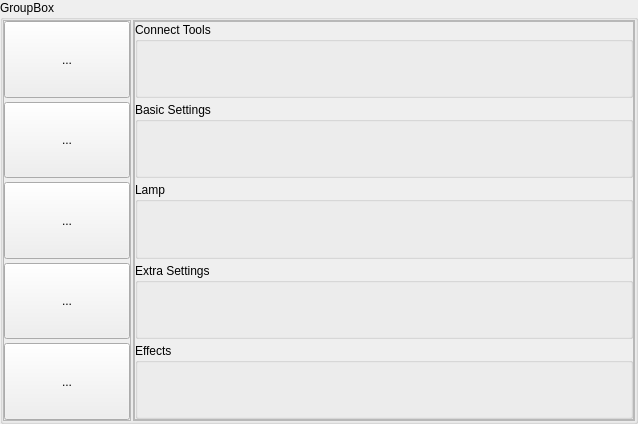
<?xml version="1.0" encoding="UTF-8"?>
<ui version="4.0">
 <class>ledGadgetGroupBox</class>
 <widget class="QGroupBox" name="ledGadgetGroupBox">
  <property name="geometry">
   <rect>
    <x>0</x>
    <y>0</y>
    <width>638</width>
    <height>424</height>
   </rect>
  </property>
  <property name="windowTitle">
   <string>GroupBox</string>
  </property>
  <property name="title">
   <string>GroupBox</string>
  </property>
  <layout class="QHBoxLayout" name="horizontalLayout" stretch="1,10">
   <property name="spacing">
    <number>2</number>
   </property>
   <property name="leftMargin">
    <number>0</number>
   </property>
   <property name="topMargin">
    <number>0</number>
   </property>
   <property name="rightMargin">
    <number>0</number>
   </property>
   <property name="bottomMargin">
    <number>0</number>
   </property>
   <item>
    <widget class="QScrollArea" name="scrollArea">
     <property name="minimumSize">
      <size>
       <width>128</width>
       <height>0</height>
      </size>
     </property>
     <property name="maximumSize">
      <size>
       <width>140</width>
       <height>16777215</height>
      </size>
     </property>
     <property name="widgetResizable">
      <bool>true</bool>
     </property>
     <widget class="QWidget" name="scrollAreaWidgetContents">
      <property name="geometry">
       <rect>
        <x>0</x>
        <y>0</y>
        <width>126</width>
        <height>398</height>
       </rect>
      </property>
      <layout class="QVBoxLayout" name="verticalLayout_2">
       <property name="spacing">
        <number>4</number>
       </property>
       <property name="leftMargin">
        <number>0</number>
       </property>
       <property name="topMargin">
        <number>0</number>
       </property>
       <property name="rightMargin">
        <number>0</number>
       </property>
       <property name="bottomMargin">
        <number>0</number>
       </property>
       <item>
        <widget class="QToolButton" name="btnShowConnect">
         <property name="sizePolicy">
          <sizepolicy hsizetype="MinimumExpanding" vsizetype="MinimumExpanding">
           <horstretch>0</horstretch>
           <verstretch>0</verstretch>
          </sizepolicy>
         </property>
         <property name="text">
          <string>...</string>
         </property>
         <property name="icon">
          <iconset resource="resources.qrc">
           <normaloff>:/icons/icons/connect-icon.png</normaloff>:/icons/icons/connect-icon.png</iconset>
         </property>
         <property name="iconSize">
          <size>
           <width>64</width>
           <height>64</height>
          </size>
         </property>
         <property name="checkable">
          <bool>true</bool>
         </property>
         <property name="autoExclusive">
          <bool>true</bool>
         </property>
        </widget>
       </item>
       <item>
        <widget class="QToolButton" name="btnShowBasicSettings">
         <property name="sizePolicy">
          <sizepolicy hsizetype="MinimumExpanding" vsizetype="MinimumExpanding">
           <horstretch>0</horstretch>
           <verstretch>0</verstretch>
          </sizepolicy>
         </property>
         <property name="text">
          <string>...</string>
         </property>
         <property name="icon">
          <iconset resource="resources.qrc">
           <normaloff>:/icons/icons/wifi.png</normaloff>:/icons/icons/wifi.png</iconset>
         </property>
         <property name="iconSize">
          <size>
           <width>64</width>
           <height>64</height>
          </size>
         </property>
         <property name="checkable">
          <bool>true</bool>
         </property>
         <property name="autoExclusive">
          <bool>true</bool>
         </property>
        </widget>
       </item>
       <item>
        <widget class="QToolButton" name="btnShowExtraSettings">
         <property name="sizePolicy">
          <sizepolicy hsizetype="MinimumExpanding" vsizetype="MinimumExpanding">
           <horstretch>0</horstretch>
           <verstretch>0</verstretch>
          </sizepolicy>
         </property>
         <property name="text">
          <string>...</string>
         </property>
         <property name="icon">
          <iconset resource="resources.qrc">
           <normaloff>:/icons/icons/settings.png</normaloff>:/icons/icons/settings.png</iconset>
         </property>
         <property name="iconSize">
          <size>
           <width>64</width>
           <height>64</height>
          </size>
         </property>
         <property name="checkable">
          <bool>true</bool>
         </property>
         <property name="autoExclusive">
          <bool>true</bool>
         </property>
        </widget>
       </item>
       <item>
        <widget class="QToolButton" name="btnShowLamp">
         <property name="sizePolicy">
          <sizepolicy hsizetype="MinimumExpanding" vsizetype="MinimumExpanding">
           <horstretch>0</horstretch>
           <verstretch>0</verstretch>
          </sizepolicy>
         </property>
         <property name="text">
          <string>...</string>
         </property>
         <property name="icon">
          <iconset resource="resources.qrc">
           <normaloff>:/icons/icons/lamp.png</normaloff>:/icons/icons/lamp.png</iconset>
         </property>
         <property name="iconSize">
          <size>
           <width>64</width>
           <height>64</height>
          </size>
         </property>
         <property name="checkable">
          <bool>true</bool>
         </property>
         <property name="autoExclusive">
          <bool>true</bool>
         </property>
        </widget>
       </item>
       <item>
        <widget class="QToolButton" name="btnShowEffects">
         <property name="sizePolicy">
          <sizepolicy hsizetype="MinimumExpanding" vsizetype="MinimumExpanding">
           <horstretch>0</horstretch>
           <verstretch>0</verstretch>
          </sizepolicy>
         </property>
         <property name="text">
          <string>...</string>
         </property>
         <property name="icon">
          <iconset resource="resources.qrc">
           <normaloff>:/icons/icons/effects.png</normaloff>:/icons/icons/effects.png</iconset>
         </property>
         <property name="iconSize">
          <size>
           <width>64</width>
           <height>64</height>
          </size>
         </property>
         <property name="checkable">
          <bool>true</bool>
         </property>
         <property name="autoExclusive">
          <bool>true</bool>
         </property>
        </widget>
       </item>
      </layout>
     </widget>
    </widget>
   </item>
   <item>
    <widget class="QFrame" name="frame">
     <property name="frameShape">
      <enum>QFrame::StyledPanel</enum>
     </property>
     <property name="frameShadow">
      <enum>QFrame::Raised</enum>
     </property>
     <layout class="QVBoxLayout" name="verticalLayout">
      <property name="spacing">
       <number>0</number>
      </property>
      <property name="leftMargin">
       <number>0</number>
      </property>
      <property name="topMargin">
       <number>0</number>
      </property>
      <property name="rightMargin">
       <number>0</number>
      </property>
      <property name="bottomMargin">
       <number>0</number>
      </property>
      <item>
       <widget class="QScrollArea" name="scrollArea_2">
        <property name="minimumSize">
         <size>
          <width>500</width>
          <height>0</height>
         </size>
        </property>
        <property name="midLineWidth">
         <number>1</number>
        </property>
        <property name="horizontalScrollBarPolicy">
         <enum>Qt::ScrollBarAlwaysOff</enum>
        </property>
        <property name="sizeAdjustPolicy">
         <enum>QAbstractScrollArea::AdjustToContents</enum>
        </property>
        <property name="widgetResizable">
         <bool>true</bool>
        </property>
        <widget class="QWidget" name="scrollAreaWidgetContents_2">
         <property name="geometry">
          <rect>
           <x>0</x>
           <y>0</y>
           <width>498</width>
           <height>396</height>
          </rect>
         </property>
         <layout class="QVBoxLayout" name="verticalLayout_3">
          <property name="spacing">
           <number>4</number>
          </property>
          <property name="leftMargin">
           <number>0</number>
          </property>
          <property name="topMargin">
           <number>0</number>
          </property>
          <property name="rightMargin">
           <number>0</number>
          </property>
          <property name="bottomMargin">
           <number>0</number>
          </property>
          <item>
           <widget class="connectWidget" name="connectW">
            <property name="minimumSize">
             <size>
              <width>0</width>
              <height>0</height>
             </size>
            </property>
            <property name="title">
             <string>Connect Tools</string>
            </property>
           </widget>
          </item>
          <item>
           <widget class="editBasicSettingsGroupBox" name="gbBasicSettings">
            <property name="title">
             <string>Basic Settings</string>
            </property>
           </widget>
          </item>
          <item>
           <widget class="LampWidget" name="gbLamp">
            <property name="title">
             <string>Lamp</string>
            </property>
           </widget>
          </item>
          <item>
           <widget class="editExtraSettingsGroupBox" name="gbExtraSettings">
            <property name="title">
             <string>Extra Settings</string>
            </property>
           </widget>
          </item>
          <item>
           <widget class="animationSelectGroupbox" name="gbEffects">
            <property name="title">
             <string>Effects</string>
            </property>
           </widget>
          </item>
         </layout>
         <zorder>gbExtraSettings</zorder>
         <zorder>gbEffects</zorder>
         <zorder>connectW</zorder>
         <zorder>gbBasicSettings</zorder>
         <zorder>gbLamp</zorder>
        </widget>
       </widget>
      </item>
     </layout>
    </widget>
   </item>
  </layout>
 </widget>
 <customwidgets>
  <customwidget>
   <class>connectWidget</class>
   <extends>QGroupBox</extends>
   <header location="global">connectwidget.h</header>
   <container>1</container>
  </customwidget>
  <customwidget>
   <class>editBasicSettingsGroupBox</class>
   <extends>QGroupBox</extends>
   <header location="global">editbasicsettingsgroupbox.h</header>
   <container>1</container>
  </customwidget>
  <customwidget>
   <class>editExtraSettingsGroupBox</class>
   <extends>QGroupBox</extends>
   <header location="global">editextrasettingsgroupbox.h</header>
   <container>1</container>
  </customwidget>
  <customwidget>
   <class>animationSelectGroupbox</class>
   <extends>QGroupBox</extends>
   <header location="global">animationselectgroupbox.h</header>
   <container>1</container>
  </customwidget>
  <customwidget>
   <class>LampWidget</class>
   <extends>QGroupBox</extends>
   <header location="global">lampwidget.h</header>
   <container>1</container>
  </customwidget>
 </customwidgets>
 <resources>
  <include location="resources.qrc"/>
 </resources>
 <connections/>
</ui>
